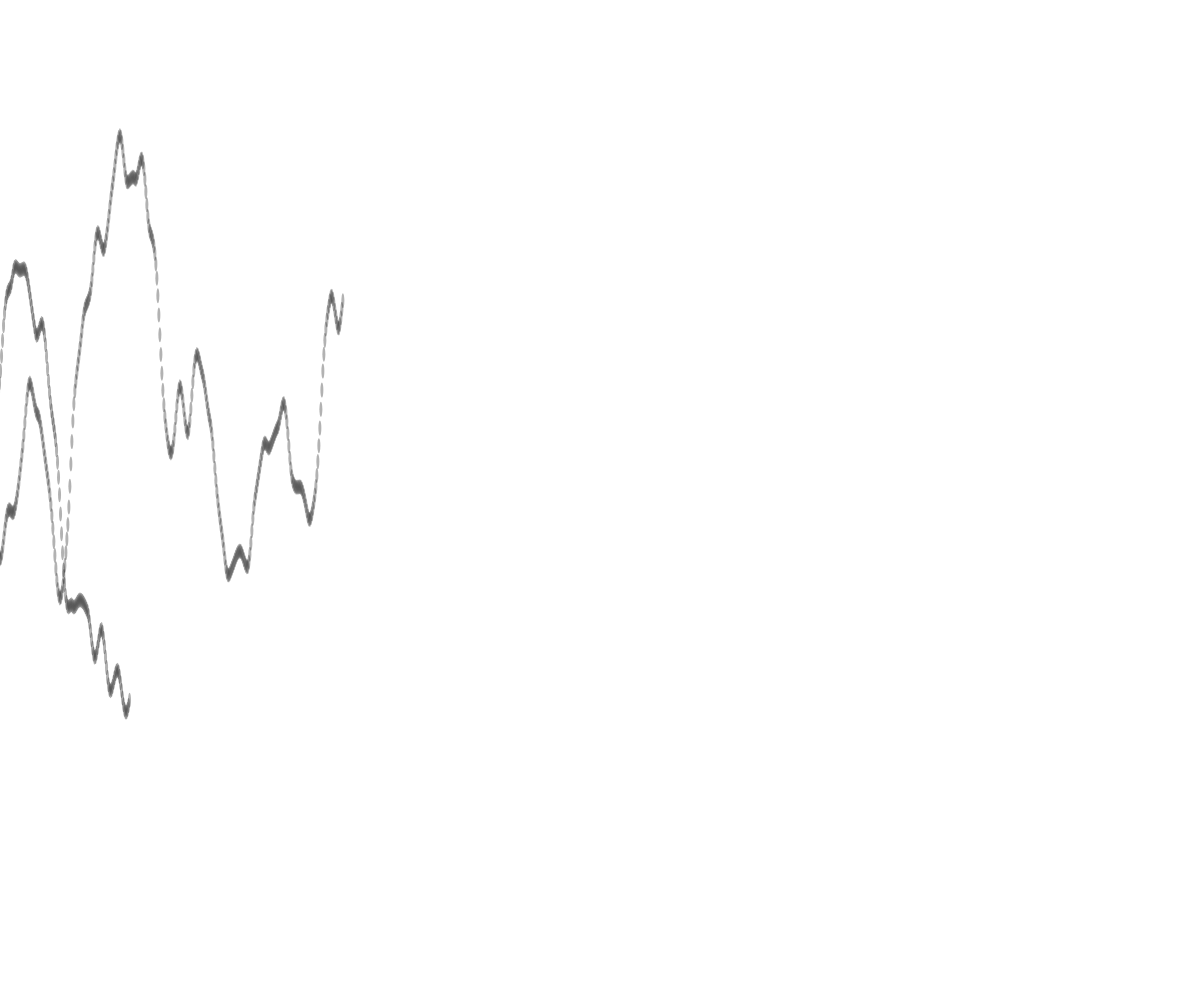
Frame 1 (no input)
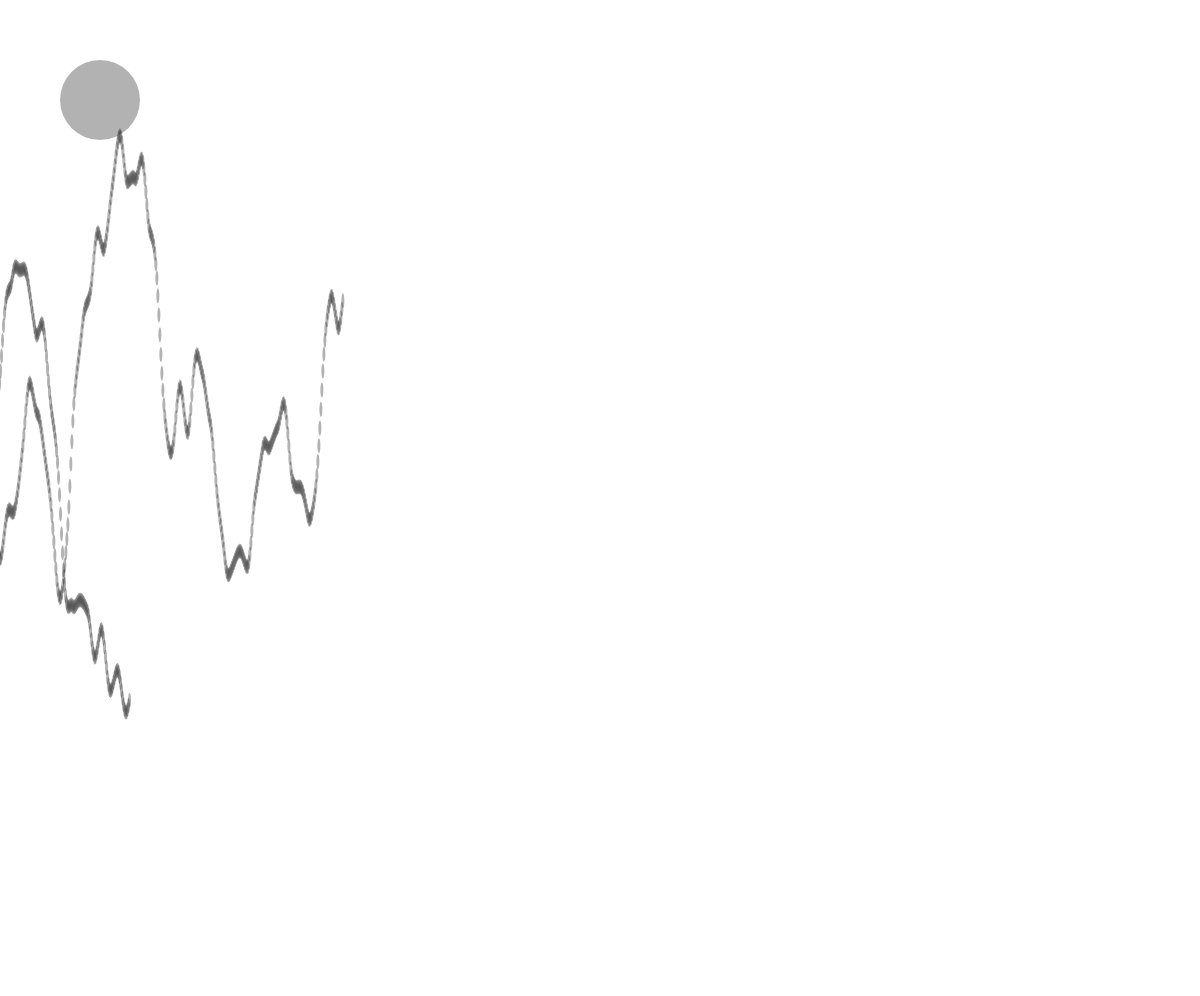
Frame 60 (no input)
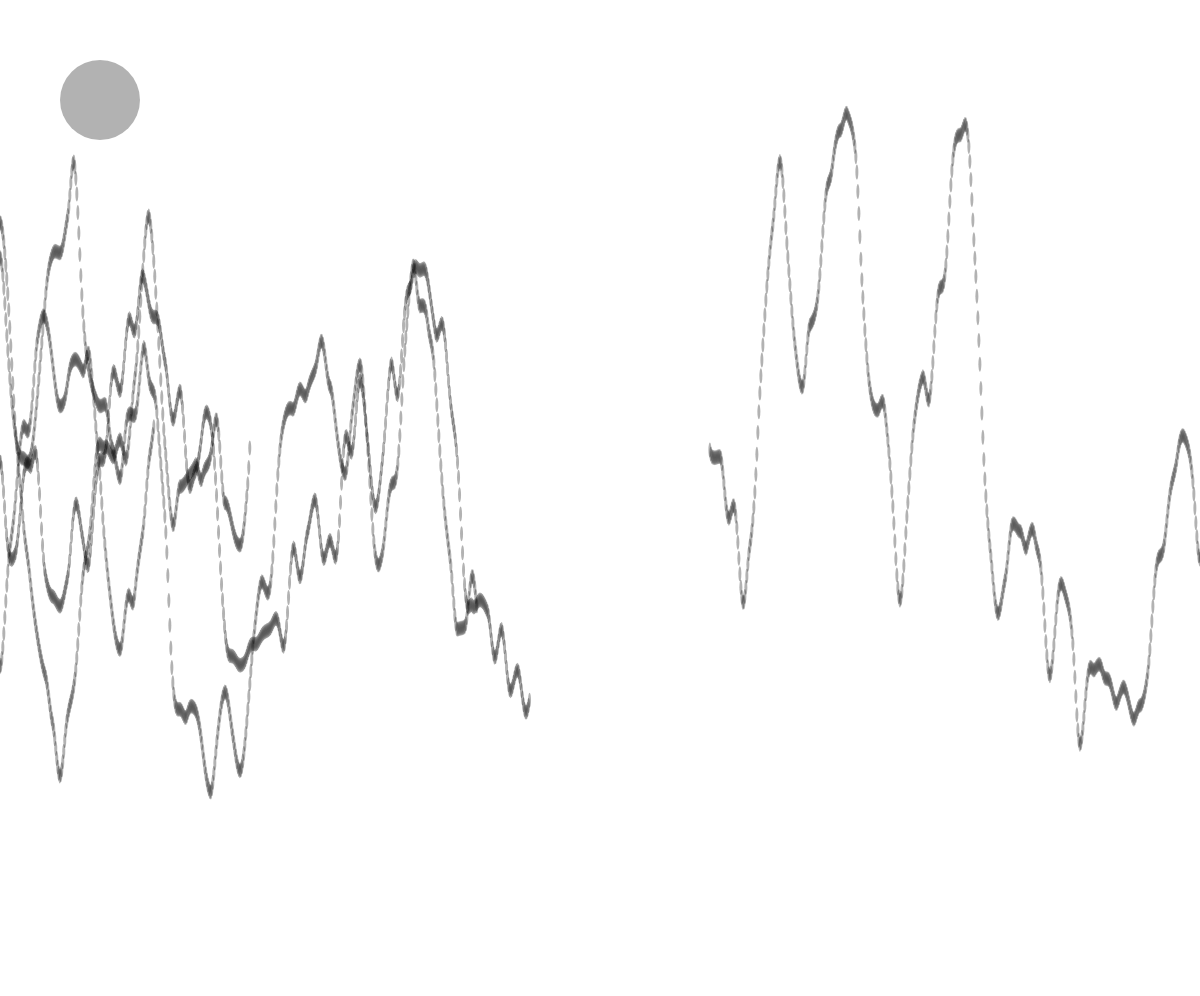
Frame 120 (the mouse pressed at the canvas centre since frame 60)

The p5.js sketch that drew these frames (run headless with seeded random() and noise() and a simulated clock; from frame 60 on, the mouse is pressed at the canvas centre):

// p5.js sketch
// ── sketch.js
var num = 6;
var step = 0;
var mountains = [];


function setup() {
	createCanvas(windowWidth, windowHeight - 4);
	shanShui();
	

}

function draw() {
	background(255);
	noStroke();

	ellipse(100, 100, 80, 80);

	for (var i = 0; i < mountains.length; i++) {
		mountains[i].display();
	}

}

function shanShui() {
	for (var i = 0; i < num; i++) {
		mountains.push(new dotLine(i));
	 }
	 console.log(mountains.length);
}

function dotLine(_index) {

	var index = _index;

	var base = random (width); 
	var start = random (-width, width); 


	this.display = function (){


	 	for (var x = start; x < base + start; x++) {
			var nx = map(x, 0, width, 0, 20);
			var y = height * noise(nx+index*10);

			// var c = 255 * noise(0.01 * x, 0.5);
			// fill(c);

			var c = color('rgba(0, 0, 0,0.3)');
    		fill(c);

			var xoffset = map(mouseX, 0,width, -200,200) * (index+1) ;

			// ellipse (x+ xoffset, y, 5, 5*mouseY/y);

			var rad = 3;
			ellipse (x+ xoffset, y, rad, 5*rad);
			// line (x+ xoffset, y, x+ xoffset, y+200);
			// line (x, y, x, y+200);


			 // beginShape();
				//  for (var x = start; x < base + start; x++) {
				// var nx = map(x, 0, width, 0, 10);
				// var y = height * noise(nx+index*10);

				// // vertex(x+ xoffset, y);
				// vertex(x+ xoffset, y);
				//  }
 			// endShape();
	 	}
	}
}
